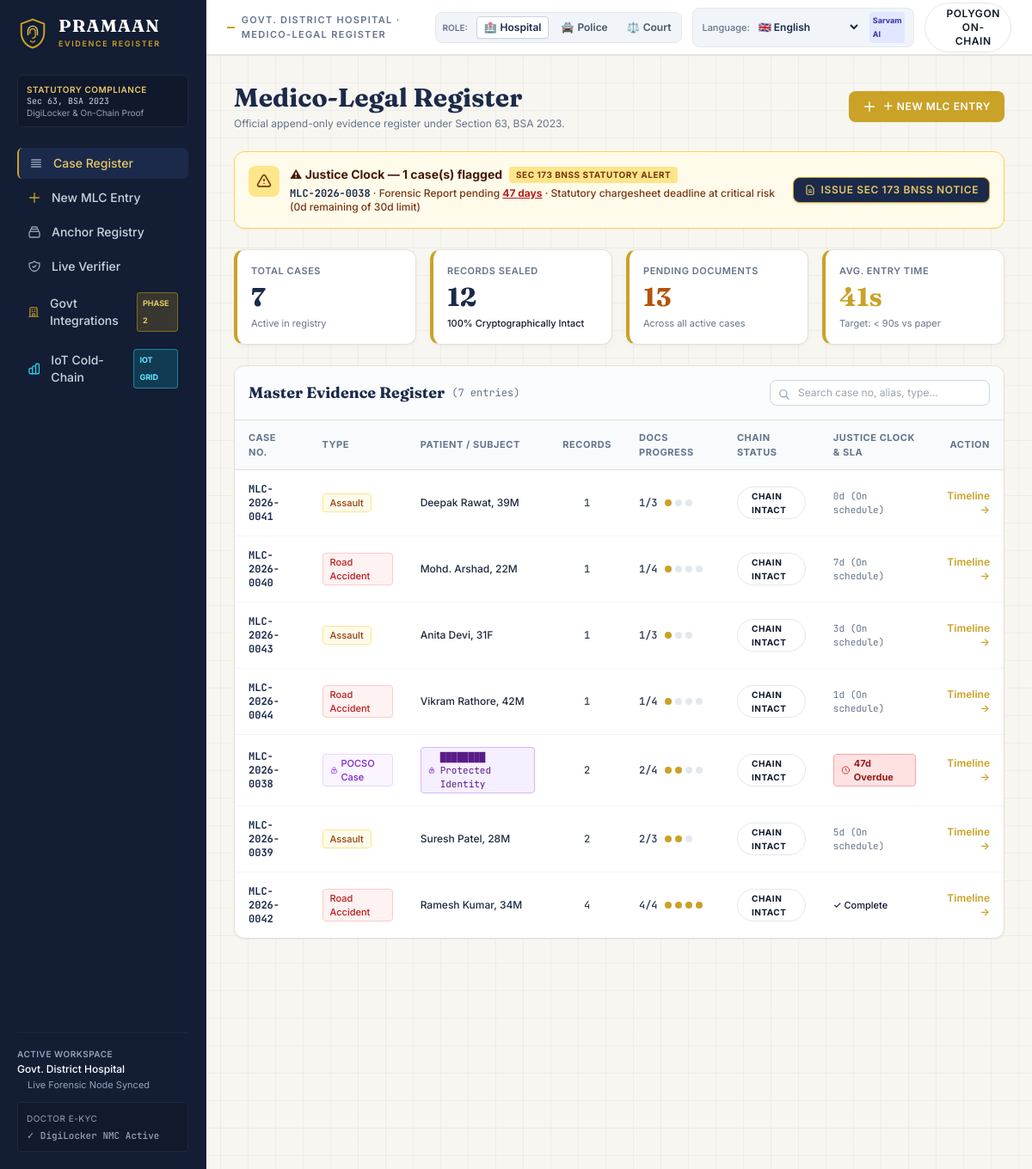
/dashboard, run on the app's committed database.
### tables this page shows
CREATE TABLE cases (
            id INTEGER PRIMARY KEY AUTOINCREMENT,
            case_no TEXT UNIQUE NOT NULL,
            case_type TEXT NOT NULL,
            patient_alias TEXT NOT NULL,
            hospital TEXT NOT NULL,
            incident_date TEXT,
            injury_summary TEXT,
            duty_doctor TEXT,
            doctor_nmc_reg TEXT DEFAULT 'NMC-2018-84920',
            entry_duration_seconds INTEGER DEFAULT 45,
            created_at TEXT NOT NULL
        );

### backend/app.py (the view)
@app.get("/dashboard", response_class=HTMLResponse)
async def dashboard_page(request: Request):
    current_role = get_current_role(request)
    stats = db.get_aggregate_stats()
    cases = db.get_all_cases()
    case_rows = []
    for c in cases:
        records = db.get_case_records(c["id"])
        verification = verify_case_chain(records)
        justice = db.compute_case_justice_status(c, records)
        case_rows.append({
            "case": c,
            "records": records,
            "verification": verification,
            "justice": justice
        })
    return render_template("dashboard.html", {
        "request": request,
        "current_role": current_role,
        "active_page": "dashboard",
        "stats": stats,
        "cases": cases,
        "case_rows": case_rows,
        "is_standalone_verifier": False
    }, request)

### frontend/templates/dashboard.html (shortened to what this page needs)
{% extends 'base.html' %}
{% block kicker %}Govt. District Hospital · Medico-Legal Register{% endblock %}
{% block content %}
<div class="max-w-7xl mx-auto space-y-6">
  <div class="flex flex-col sm:flex-row sm:items-center justify-between gap-4">
    <div>
      <h1 class="font-fraunces text-2xl sm:text-3xl font-bold text-navy">Medico-Legal Register</h1>
      <p class="text-xs text-slate-500 mt-1">Official append-only evidence register under Section 63, BSA 2023.</p>
    </div>
    <div class="flex items-center gap-3">
      <a href="/cases/new" class="px-4 py-2.5 rounded-lg bg-[#C9A227] hover:bg-[#B08D1E] text-white font-semibold text-xs uppercase tracking-wider flex items-center gap-2 shadow-sm transition-all">
        <svg class="w-4 h-4" fill="none" viewBox="0 0 24 24" stroke="currentColor">
          <path stroke-linecap="round" stroke-linejoin="round" stroke-width="2" d="M12 4v16m8-8H4" />
        </svg>
        <span>＋ New MLC Entry</span>
      </a>
    </div>
  </div>
  {% if stats.has_overdue %}
    <div class="p-4 rounded-xl bg-amber-50 border border-amber-300 flex flex-col lg:flex-row items-start lg:items-center justify-between gap-4 shadow-sm animate-slide-down">
      <div class="flex items-start gap-3">
        <div class="p-2 rounded-lg bg-amber-200 text-amber-900 flex-shrink-0 mt-0.5 sm:mt-0">
          <svg class="w-5 h-5" fill="none" viewBox="0 0 24 24" stroke="currentColor">
            <path stroke-linecap="round" stroke-linejoin="round" stroke-width="2" d="M12 9v2m0 4h.01m-6.938 4h13.856c1.54 0 2.502-1.667 1.732-3L13.732 4c-.77-1.333-2.694-1.333-3.464 0L3.34 16c-.77 1.333.192 3 1.732 3z" />
          </svg>
        </div>
        <div>
          <div class="flex items-center gap-2">
            <span class="font-bold text-sm text-amber-950">⚠ Justice Clock — {{ stats.overdue_cases|length }} case(s) flagged</span>
            <span class="text-[10px] uppercase font-bold tracking-wider px-2 py-0.5 rounded bg-amber-200 text-amber-900">Sec 173 BNSS Statutory Alert</span>
          </div>
          <div class="text-xs text-amber-900 mt-1 font-medium space-y-0.5">
            {% for item in stats.overdue_cases %}
              <div>
                <a href="/cases/{{ item.case.id }}" class="font-mono font-bold text-navy hover:underline">{{ item.case.case_no }}</a>
                · {{ item.status.overdue_doc }} pending <span class="font-bold text-red-700 underline">{{ item.status.overdue_days }} days</span> · Statutory chargesheet deadline at critical risk ({{ item.status.sla_remaining_days }}d remaining of {{ item.status.statutory_sla_days }}d limit)
              </div>
            {% endfor %}
          </div>
        </div>
      </div>
      <div class="flex items-center gap-2 flex-shrink-0 self-end lg:self-center">
        <button onclick="openStatutoryNoticeModal()" class="px-3 py-1.5 rounded-lg bg-navy hover:bg-slate-800 text-[#E7C766] border border-[#C9A227] text-xs font-semibold uppercase tracking-wider shadow transition-all flex items-center gap-1.5">
          <svg class="w-3.5 h-3.5" fill="none" viewBox="0 0 24 24" stroke="currentColor">
            <path stroke-linecap="round" stroke-linejoin="round" stroke-width="2" d="M9 12h6m-6 4h6m2 5H7a2 2 0 01-2-2V5a2 2 0 012-2h5.586a1 1 0 01.707.293l5.414 5.414a1 1 0 01.293.707V19a2 2 0 01-2 2z" />
          </svg>
          <span>Issue Sec 173 BNSS Notice</span>
        </button>
      </div>
    </div>
  {% endif %}
  <div class="grid grid-cols-2 md:grid-cols-4 gap-4">
    <div class="ledger-card p-4 rounded-xl">
      <div class="text-[11px] font-semibold uppercase tracking-wider text-slate-500">Total Cases</div>
      <div class="font-fraunces text-3xl font-bold text-navy mt-1">{{ stats.total_cases }}</div>
      <div class="text-[11px] text-slate-500 mt-1">Active in registry</div>
    </div>
    <div class="ledger-card p-4 rounded-xl">
      <div class="text-[11px] font-semibold uppercase tracking-wider text-slate-500">Records Sealed</div>
      <div class="font-fraunces text-3xl font-bold text-navy mt-1">{{ stats.total_records }}</div>
      <div class="text-[11px] text-emerald-600 font-medium mt-1">{{ stats.integrity_percent }}% Cryptographically Intact</div>
    </div>
    <div class="ledger-card p-4 rounded-xl">
      <div class="text-[11px] font-semibold uppercase tracking-wider text-slate-500">Pending Documents</div>
      <div class="font-fraunces text-3xl font-bold {% if stats.pending_docs_total > 0 %}text-amber-700{% else %}text-emerald-700{% endif %} mt-1">
        {{ stats.pending_docs_total }}
      </div>
      <div class="text-[11px] text-slate-500 mt-1">Across all active cases</div>
    </div>
    <div class="ledger-card p-4 rounded-xl">
      <div class="text-[11px] font-semibold uppercase tracking-wider text-slate-500">Avg. Entry Time</div>
      <div class="font-fraunces text-3xl font-bold text-[#C9A227] mt-1">{{ stats.avg_entry_seconds }}s</div>
      <div class="text-[11px] text-slate-500 mt-1">Target: &lt; 90s vs paper</div>
    </div>
  </div>
  <div class="bg-white rounded-xl border border-ledgerborder shadow-sm overflow-hidden">
    <div class="p-4 border-b border-ledgerborder flex flex-col sm:flex-row sm:items-center justify-between gap-3 bg-slate-50/50">
      <div class="flex items-center gap-2">
        <span class="font-fraunces text-lg font-bold text-navy">Master Evidence Register</span>
        <span class="text-xs font-mono text-slate-500">({{ cases|length }} entries)</span>
      </div>
      <div class="relative w-full sm:w-64">
        <input type="text" id="caseSearchInput" onkeyup="filterCasesTable()" placeholder="Search case no, alias, type..."
               class="w-full text-xs bg-white border border-slate-300 rounded-lg px-3 py-1.5 pl-8 focus:outline-none focus:border-[#C9A227]" />
        <svg class="w-3.5 h-3.5 text-slate-400 absolute left-2.5 top-2.5" fill="none" viewBox="0 0 24 24" stroke="currentColor">
          <path stroke-linecap="round" stroke-linejoin="round" stroke-width="2" d="M21 21l-6-6m2-5a7 7 0 11-14 0 7 7 0 0114 0z" />
        </svg>
      </div>
    </div>
    <div class="overflow-x-auto">
      <table class="w-full text-left border-collapse" id="casesTable">
        <thead>
          <tr class="border-b border-ledgerborder bg-slate-50 text-[11px] font-semibold uppercase tracking-wider text-slate-500">
            <th class="py-3 px-4">Case No.</th>
            <th class="py-3 px-4">Type</th>
            <th class="py-3 px-4">Patient / Subject</th>
            <th class="py-3 px-4 text-center">Records</th>
            <th class="py-3 px-4">Docs Progress</th>
            <th class="py-3 px-4">Chain Status</th>
            <th class="py-3 px-4">Justice Clock & SLA</th>
            <th class="py-3 px-4 text-right">Action</th>
          </tr>
        </thead>
        <tbody class="divide-y divide-slate-100 text-xs">
          {% for item in case_rows %}
          <tr class="hover:bg-slate-50/80 transition-colors cursor-pointer" onclick="window.location.href='/cases/{{ item.case.id }}'">
            <td class="py-3.5 px-4 font-mono font-bold text-navy">
              {{ item.case.case_no }}
            </td>
            <td class="py-3.5 px-4">
              {% if item.case.case_type == 'Road Accident' %}
                <span class="inline-flex items-center px-2 py-0.5 rounded text-[11px] font-medium bg-red-50 text-red-700 border border-red-200">
                  Road Accident
                </span>
              {% elif item.case.case_type == 'Assault' %}
                <span class="inline-flex items-center px-2 py-0.5 rounded text-[11px] font-medium bg-amber-50 text-amber-800 border border-amber-200">
                  Assault
                </span>
              {% elif item.case.case_type == 'POCSO Case' %}
                <span class="inline-flex items-center gap-1 px-2 py-0.5 rounded text-[11px] font-medium bg-purple-50 text-purple-700 border border-purple-200">
                  <svg class="w-3 h-3 text-purple-600" fill="none" viewBox="0 0 24 24" stroke="currentColor">
                    <path stroke-linecap="round" stroke-linejoin="round" stroke-width="2" d="M12 15v2m-6 4h12a2 2 0 002-2v-6a2 2 0 00-2-2H6a2 2 0 00-2 2v6a2 2 0 002 2zm10-10V7a4 4 0 00-8 0v4h8z" />
                  </svg>
                  POCSO Case
                </span>
              {% else %}
                <span class="inline-flex items-center px-2 py-0.5 rounded text-[11px] font-medium bg-slate-100 text-slate-700">
                  {{ item.case.case_type }}
                </span>
              {% endif %}
            </td>
            <td class="py-3.5 px-4">
              {% if item.case.case_type == 'POCSO Case' %}
                <span class="inline-flex items-center gap-1.5 font-mono text-[11px] text-purple-900 bg-purple-100/70 px-2 py-0.5 rounded border border-purple-300" title="Protected identity under POCSO §33">
                  <svg class="w-3.5 h-3.5 text-purple-700" fill="none" viewBox="0 0 24 24" stroke="currentColor">
                    <path stroke-linecap="round" stroke-linejoin="round" stroke-width="2" d="M12 15v2m-6 4h12a2 2 0 002-2v-6a2 2 0 00-2-2H6a2 2 0 00-2 2v6a2 2 0 002 2zm10-10V7a4 4 0 00-8 0v4h8z" />
                  </svg>
                  <span>████████ Protected Identity</span>
                </span>
              {% else %}
                <span class="font-medium text-slate-800">{{ item.case.patient_alias }}</span>
              {% endif %}
            </td>
            <td class="py-3.5 px-4 text-center font-mono font-medium text-slate-700">
              {{ item.records|length }}
            </td>
            <td class="py-3.5 px-4">
              <div class="flex items-center gap-2">
                <span class="font-mono text-xs text-slate-700 font-semibold">{{ item.justice.progress_fraction }}</span>
                <div class="flex gap-1">
                  {% for doc in item.justice.expected_docs %}
                    {% if doc in item.justice.present_docs %}
                      <span class="w-2 h-2 rounded-full bg-[#C9A227]" title="{{ doc }}: Present"></span>
                    {% else %}
                      <span class="w-2 h-2 rounded-full bg-slate-200" title="{{ doc }}: Pending"></span>
                    {% endif %}
                  {% endfor %}
                </div>
              </div>
            </td>
            <td class="py-3.5 px-4">
              {% if item.verification.is_intact %}
                <span class="inline-flex items-center gap-1 px-2 py-0.5 rounded-full text-[10px] font-bold tracking-wider uppercase bg-emerald-50 text-emerald-700 border border-emerald-200">
                  <span class="w-1.5 h-1.5 rounded-full bg-emerald-600"></span>
                  CHAIN INTACT
                </span>
              {% else %}
                <span class="inline-flex items-center gap-1 px-2 py-0.5 rounded-full text-[10px] font-bold tracking-wider uppercase bg-red-50 text-red-700 border border-red-200">
                  <span class="w-1.5 h-1.5 rounded-full bg-red-600 animate-pulse"></span>
                  CHAIN BROKEN
                </span>
              {% endif %}
            </td>
            <td class="py-3.5 px-4">
              {% if item.justice.is_overdue %}
                <span class="inline-flex items-center gap-1 px-2 py-0.5 rounded text-[11px] font-bold bg-red-100 text-red-800 border border-red-300">
                  <svg class="w-3 h-3 text-red-600" fill="none" viewBox="0 0 24 24" stroke="currentColor">
                    <path stroke-linecap="round" stroke-linejoin="round" stroke-width="2" d="M12 8v4l3 3m6-3a9 9 0 11-18 0 9 9 0 0118 0z" />
                  </svg>
                  {{ item.justice.overdue_days }}d Overdue
                </span>
              {% elif item.justice.is_complete %}
                <span class="text-[11px] text-emerald-700 font-medium">✓ Complete</span>
              {% else %}
                <span class="text-[11px] text-slate-500 font-mono">{{ item.justice.days_open }}d (On schedule)</span>
              {% endif %}
            </td>
            <td class="py-3.5 px-4 text-right">
              <a href="/cases/{{ item.case.id }}" class="text-[#C9A227] hover:text-[#B08D1E] font-semibold text-xs hover:underline" onclick="event.stopPropagation()">
                Timeline →
              </a>
            </td>
          </tr>
          {% endfor %}
        </tbody>
      </table>
    </div>
  </div>
</div>
{% endblock %}

### frontend/static/custom.css (style rules this page uses)
:root { --color-navy: #1B2A4A; --color-navy-deep: #131D33; --color-ink: #0F172A; --color-paper: #F8F6F1; --color-gold: #C9A227; --color-gold-soft: #E7C766; --color-emerald: #16A34A; --color-crimson: #DC2626; --color-violet: #7C3AED; --color-border: #E5E0D5; }
body { font-family: 'Inter', -apple-system, BlinkMacSystemFont, sans-serif; color: var(--color-ink); background-color: var(--color-paper); }
.font-fraunces { font-family: 'Fraunces', Georgia, serif; }
.font-mono { font-family: 'JetBrains Mono', monospace; }
.ledger-bg { background-color: #F8F6F1; background-image: linear-gradient(to right, rgba(27, 42, 74, 0.04) 1px, transparent 1px), linear-gradient(to bottom, rgba(27, 42, 74, 0.04) 1px, transparent 1px); background-size: 32px 32px; }
.ledger-card { background: #FFFFFF; border: 1px solid var(--color-border); border-left: 4px solid var(--color-gold); box-shadow: 0 2px 8px rgba(15, 23, 42, 0.03), 0 1px 2px rgba(15, 23, 42, 0.02); transition: all 0.2s ease-in-out; }
.animate-slide-down { animation: slideDownFade 0.3s cubic-bezier(0.16, 1, 0.3, 1) forwards; }

### data on the page
cases: case.case_no "MLC-2026-0038", case.case_no "MLC-2026-0038", case_type "POCSO Case" (drawn)
cases: case.case_no "MLC-2026-0041", case.patient_alias "Deepak Rawat, 39M"
cases: case.case_no "MLC-2026-0040", case.patient_alias "Mohd. Arshad, 22M"
cases: case.case_no "MLC-2026-0043", case.patient_alias "Anita Devi, 31F"
cases: case.case_no "MLC-2026-0044", case.patient_alias "Vikram Rathore, 42M"
cases: case.case_no "MLC-2026-0039", case.patient_alias "Suresh Patel, 28M"
cases: case.case_no "MLC-2026-0042", case.patient_alias "Ramesh Kumar, 34M"

### other printed values
{{ stats.overdue_cases|length }} "1"
{{ item.status.overdue_doc }} "Forensic Report"
{{ item.status.overdue_days }} "47"
{{ item.status.sla_remaining_days }} "0"
{{ item.status.statutory_sla_days }} "30"
{{ stats.total_cases }} "7"
{{ stats.total_records }} "12"
{{ stats.integrity_percent }} "100"
{{ stats.pending_docs_total }} "13"
{{ stats.avg_entry_seconds }} "41"
{{ cases|length }} "7"
{{ item.records|length }} "1" "1" "1" "1" "2" "2" "4"
{{ item.justice.progress_fraction }} "1/3" "1/4" "1/3" "1/4" "2/4" "2/3" "4/4"
{{ item.justice.days_open }} "0" "7" "3" "1" "5"
{{ item.justice.overdue_days }} "47"
